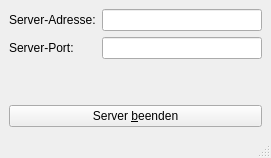
<?xml version="1.0" encoding="UTF-8"?>
<ui version="4.0">
 <class>srvRunWin</class>
 <widget class="QMainWindow" name="srvRunWin">
  <property name="geometry">
   <rect>
    <x>0</x>
    <y>0</y>
    <width>271</width>
    <height>158</height>
   </rect>
  </property>
  <property name="windowTitle">
   <string>Backgammon Server</string>
  </property>
  <property name="windowIcon">
   <iconset resource="data/icons.qrc">
    <normaloff>:/appIcons/display.png</normaloff>:/appIcons/display.png</iconset>
  </property>
  <widget class="QWidget" name="centralwidget">
   <layout class="QVBoxLayout" name="verticalLayout">
    <item>
     <layout class="QFormLayout" name="formLayout">
      <property name="fieldGrowthPolicy">
       <enum>QFormLayout::ExpandingFieldsGrow</enum>
      </property>
      <item row="0" column="0">
       <widget class="QLabel" name="label">
        <property name="text">
         <string>Server-Adresse:</string>
        </property>
        <property name="buddy">
         <cstring>srvAddr</cstring>
        </property>
       </widget>
      </item>
      <item row="0" column="1">
       <widget class="QLineEdit" name="srvAddr">
        <property name="readOnly">
         <bool>true</bool>
        </property>
       </widget>
      </item>
      <item row="1" column="0">
       <widget class="QLabel" name="label_2">
        <property name="text">
         <string>Server-Port:</string>
        </property>
       </widget>
      </item>
      <item row="1" column="1">
       <widget class="QLineEdit" name="srvPort">
        <property name="readOnly">
         <bool>true</bool>
        </property>
       </widget>
      </item>
     </layout>
    </item>
    <item>
     <widget class="QPushButton" name="exitSrv">
      <property name="text">
       <string>Server &amp;beenden</string>
      </property>
      <property name="icon">
       <iconset resource="data/icons.qrc">
        <normaloff>:/btnIcons/shutdown.png</normaloff>:/btnIcons/shutdown.png</iconset>
      </property>
     </widget>
    </item>
   </layout>
  </widget>
  <widget class="QMenuBar" name="menubar">
   <property name="geometry">
    <rect>
     <x>0</x>
     <y>0</y>
     <width>271</width>
     <height>22</height>
    </rect>
   </property>
  </widget>
  <widget class="QStatusBar" name="statusbar"/>
 </widget>
 <resources>
  <include location="data/icons.qrc"/>
 </resources>
 <connections>
  <connection>
   <sender>exitSrv</sender>
   <signal>clicked()</signal>
   <receiver>srvRunWin</receiver>
   <slot>close()</slot>
   <hints>
    <hint type="sourcelabel">
     <x>120</x>
     <y>80</y>
    </hint>
    <hint type="destinationlabel">
     <x>173</x>
     <y>102</y>
    </hint>
   </hints>
  </connection>
 </connections>
</ui>
